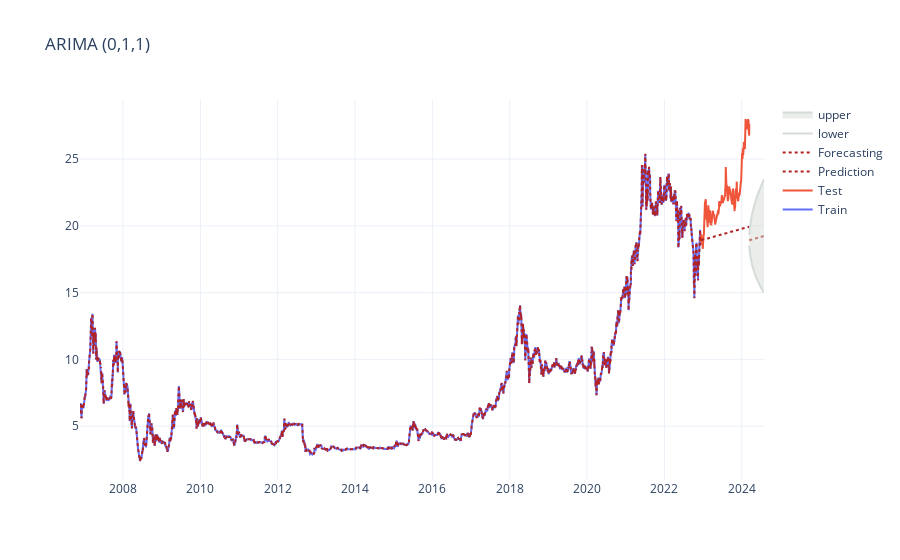

Notebook code for this chart:
### Code cell
pio.templates.default = "plotly_white"

st_fig = go.Figure()

st_fig.add_trace(go.Scatter(x = train['Date'], y = train['Close'], mode = 'lines', name = 'Train'))
st_fig.add_trace(go.Scatter(x = test['Date'], y = test['Close'], mode = 'lines', name= 'Test'))

st_fig.add_trace(go.Scatter(x = pred_df['Date'], y = pred_df['pred'], 
                            line = dict(color='firebrick', width=2, dash='dot'), name= 'Prediction'))
st_fig.add_trace(go.Scatter(x = yhat_df['Date'], y = yhat_df['yhat'], 
                            line = dict(color='firebrick', width=2, dash='dot'), name= 'Forecasting'))

st_fig.add_traces(go.Scatter(x=lower_series['Date'], y = lower_series['lower'],
                          line = dict(color='#d5dbd6'), name='lower'))
st_fig.add_traces(go.Scatter(x=upper_series['Date'], y = upper_series['upper'],
                          line = dict(color='#d5dbd6'),
                          fill='tonexty', name='upper'))

st_fig.update_layout(title='ARIMA (0,1,1)')
st_fig.show()
